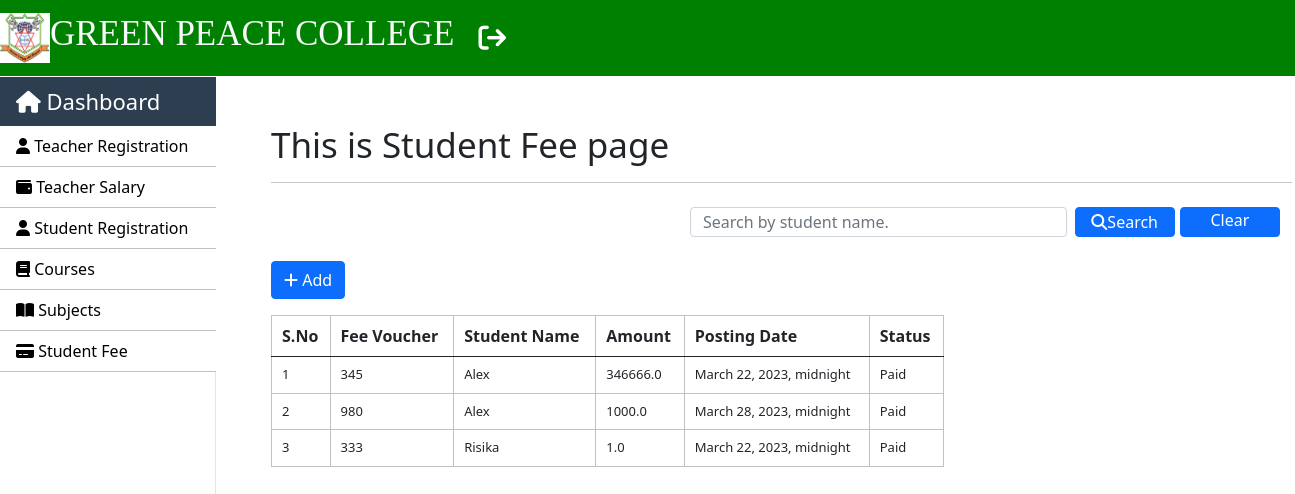
/students/fee/index (signed in), run on the app's committed database.
### SMS/models.py (models this page shows, shortened)
class Student_fee(models.Model):
    fee_voucher = models.IntegerField()
    roll_no = models.ForeignKey(Student, on_delete=models.CASCADE)
    amount = models.FloatField(max_length=100)
    posting_date = models.DateTimeField()
    status = models.CharField(max_length=250)
    class Meta:
        db_table = "student_fee"

class Student(models.Model):
    roll_no = models.IntegerField()
    first_name = models.CharField(max_length=250)
    middle_name = models.CharField(max_length=250, blank=True)
    last_name = models.CharField(max_length=250)
    father_name = models.CharField(max_length=250, blank=True)
    mobile_no = models.IntegerField()
    image = models.ImageField(upload_to='Images/Students/', blank=True)
    course_name = models.ForeignKey(Course, on_delete=models.CASCADE)
    session = models.CharField(max_length=250)
    applicant_status = models.CharField(max_length=100)
    application_status = models.CharField(max_length=100)
    dob = models.DateField()
    gender = models.CharField(max_length=250)
    address = models.CharField(max_length=250)
    admission_date = models.DateField()
    email = models.EmailField()
    def __str__(self):
        return self.first_name
    class Meta:
        db_table = "student_info"

### SMS/views.py (the view)
# urls.py: path("students/fee/index",views.students_fee_index, name = 'fee-index-student'),
@login_required(login_url='login')
def students_fee_index(request):
    fee_list = Student_fee.objects.all()
    context = {"data": fee_list}
    if request.method == "POST":
        search = request.POST.get('search')
        fee = Student_fee.objects.filter(roll_no__first_name__icontains=search)
        context = {"data": fee}
        return render(request, 'students/student_fee_index.html', context)
    return render(request, 'students/student_fee_index.html', context)

### templates/students/student_fee_index.html (shortened to what this page needs)
{% extends 'layouts/master.html' %}
{% block custom_css %}
<link rel="stylesheet" href="https://cdnjs.cloudflare.com/ajax/libs/font-awesome/6.3.0/css/all.min.css"/>
{% endblock %}
{% block content %}
<div class="container mt-5">
    <h1>This is Student Fee page</h1>
    <hr>
    <nav class="navbar bg-body-tertiary">
        <div class="container-fluid">
              <form class="d-flex" role="search" action="{% url 'fee-index-student' %}" method="POST">
                <input style="height: 30px;" class="form-control me-2" type="text" name="search" placeholder="Search by student name." aria-label="Search">
                <button class="btn btn-primary mb-3 mr-3" type="submit" style="height:30px; width: 160px; padding: 0px;"><i class="fa-solid fa-search"></i>Search</button>
                <a href="{% url 'fee-index-student' %}" class="btn btn-primary mb-3 ml-2"  style="height:30px; width: 160px; padding: 0px; margin-left: 5px;">Clear</a>
              </form>
        </div>
    </nav>
    <a href="{% url 'fee-student' %}" class="btn btn-primary mb-3"><i class="fa-solid fa-plus"></i> Add</a>
    <div class="row">
        <div class="col-8">
            <table class="table table-striped-columns table-hover">
                <thead>
                    <tr>
                        <th>S.No</th>
                        <th>Fee Voucher</th>
                        <th>Student Name</th>
                        <th>Amount</th>
                        <th>Posting Date</th>
                        <th>Status</th>
                    </tr>
                </thead>
                <tbody>
                    {% for val in data %}
                    <tr>
                        <td>{{ forloop.counter }}</td>
                        <td>{{ val.fee_voucher }}</td>
                        <td>{{ val.roll_no }}</td>
                        <td>{{ val.amount }}</td>
                        <td>{{ val.posting_date }}</td>
                        <td>{{ val.status }}</td>
                    </tr>
                    {% endfor %}
                </tbody>
            </table>
        </div>
    </div>
</div>
{% endblock %}

### static/css/style.css (style rules this page uses)
h1 { font-size: 35px; }
.table-elements tr, td, th { font-size: 13px; border: 1px solid rgb(194, 193, 193); padding-left: 10px !important; }
.table-font-for-transcript td, th { font-size: 16px !important; }

### data on the page
Student_fee: fee_voucher "345", roll_no "Alex", amount "346666.0", posting_date "March 22, 2023, midnight", status "Paid"
Student_fee: fee_voucher "980", roll_no "Alex", amount "1000.0", posting_date "March 28, 2023, midnight", status "Paid"
Student_fee: fee_voucher "333", roll_no "Risika", amount "1.0", posting_date "March 22, 2023, midnight", status "Paid"
